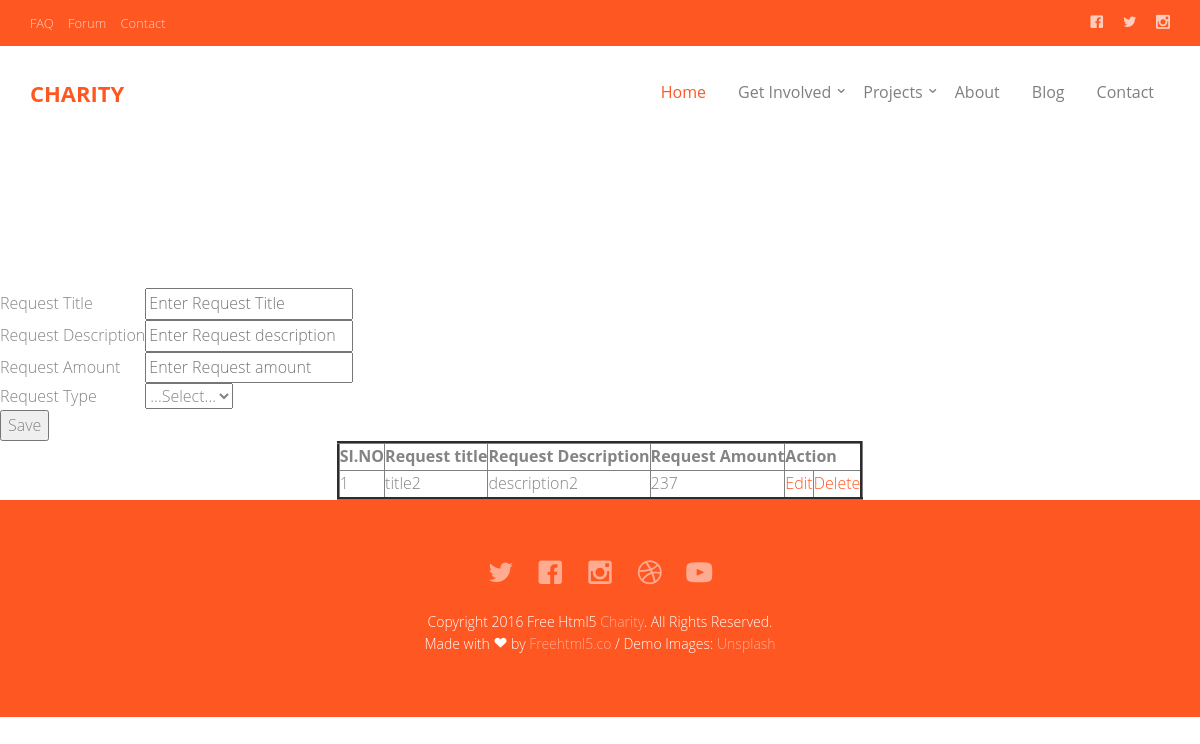
Page /Orphanage/Request/ on the committed database.
### Orphanage/models.py (models this page shows)
class tbl_request(models.Model):
    request_title=models.CharField(max_length=50)
    request_description=models.CharField(max_length=50)
    request_date=models.DateField(auto_now_add=True)
    orphanage = models.ForeignKey(tbl_orphanage,on_delete=models.CASCADE)
    donationtype = models.ForeignKey(tbl_donationtype,on_delete=models.CASCADE)
    payment_amount=models.CharField(max_length=50)
    status=models.IntegerField(default="0",null=True)

### Orphanage/views.py (the view)
# urls.py: path('Request/',views.RequestInsert,name="RequestInsert"),
def RequestInsert(request):
    type = tbl_donationtype.objects.all()
    data=tbl_request.objects.all()
    if request.method=="POST":
        title=request.POST.get('txttitle')
        description=request.POST.get('txtdescription')
        count=request.POST.get('txtcount')
        amount=request.POST.get('txtamount')
        type = tbl_donationtype.objects.get(id=request.POST.get("sel_type"))
        orph = tbl_orphanage.objects.get(id=request.session["oid"])
        tbl_request.objects.create(request_title=title,request_description=description,request_count=count,payment_amount=amount,donationtype=type,orphanage=orph)
        return render(request,"Orphanage/Request.html",{'msg':"Data Inserted.."})
    else:
        return render(request,"Orphanage/Request.html",{'type':type,'data':data,})

### Orphanage/Templates/Orphanage/Request.html (shortened to what this page needs)
{% extends 'Orphanage/Header.html' %}
{% load static %}
{% block content %}
<!DOCTYPE html>
<html lang="en">
<head>
</head>
<body>
  <form method="POST">
    <table>
        <tr>
            <td>Request Title</td>
            <td><input type="text" name="txttitle" placeholder="Enter Request Title" value="{{editData.request_title}}"></td>
        </tr>
        <tr>
            <td>Request Description</td>
            <td><input type="text" name="txtdescription" placeholder="Enter Request description" value="{{editData.request_description}}"></td>
        </tr>
        <tr>
            <td>Request Amount</td>
            <td><input type="text" name="txtamount" placeholder="Enter Request amount" value="{{editData.payment_amount}}"></td>
        </tr>
        <tr>
            <td>Request Type</td>
            <td>
                <select name="sel_type" id="">
                    <option value="">...Select...</option>
                </select>
            </td>
        </tr>
        <tr>
           <td  colspan="2">
            <input type="submit" name="btnsubmit" value="Save">
           </td>
        </tr>
    </table>
  </form>
  <table border="3" cellpadding="3" align="center">
    <tr>
        <th>SI.NO</th>
        <th>Request title</th>
        <th>Request Description</th>
        <th>Request Amount</th>
        <th colspan="2">Action </th>
    </tr>
    {% for i in data %}
    <tr>
        <td>{{forloop.counter}}</td>
        <td>{{i.request_title}}</td>
        <td>{{i.request_description}}</td>
        <td>{{i.payment_amount}}</td>
        <td>
            <a href="{% url 'Orph:editrequest' i.id %}">Edit</a>
        </td>
        <td>
            <a href="{% url 'Orph:deleterequest' i.id %}">Delete</a>
        </td>
    </tr>
    {% endfor %}
 </table>
</body>
</html>
{% endblock content %}

### Guest/static/Main/css/style.css (style rules this page uses)
body { font-family: "Open Sans", Arial, sans-serif; line-height: 1.6; font-size: 16px; background: #fff; color: #848484; font-weight: 300; overflow-x: hidden; }
a { color: #ff5722; -webkit-transition: 0.5s, ease; -o-transition: 0.5s, ease; transition: 0.5s, ease; }

### rows in the picture
tbl_request: request_title "title2", request_description "description2", payment_amount "237"
